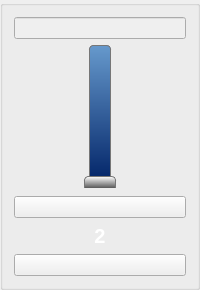
       <widget class="QGroupBox" name="groupBox_channel2">
        <property name="sizePolicy">
         <sizepolicy hsizetype="Preferred" vsizetype="MinimumExpanding">
          <horstretch>0</horstretch>
          <verstretch>0</verstretch>
         </sizepolicy>
        </property>
        <property name="minimumSize">
         <size>
          <width>80</width>
          <height>290</height>
         </size>
        </property>
        <property name="autoFillBackground">
         <bool>true</bool>
        </property>
        <property name="title">
         <string/>
        </property>
        <layout class="QVBoxLayout" name="verticalLayout_4">
         <property name="spacing">
          <number>6</number>
         </property>
         <item>
          <layout class="QVBoxLayout" name="layout_probe2Temp">
           <property name="spacing">
            <number>6</number>
           </property>
           <property name="topMargin">
            <number>0</number>
           </property>
           <item>
            <widget class="QLineEdit" name="ctrl_probe2Temp">
             <property name="enabled">
              <bool>false</bool>
             </property>
             <property name="toolTip">
              <string>Temperature</string>
             </property>
             <property name="alignment">
              <set>Qt::AlignCenter</set>
             </property>
             <property name="readOnly">
              <bool>true</bool>
             </property>
            </widget>
           </item>
          </layout>
         </item>
         <item>
          <layout class="QHBoxLayout" name="horizontalLayout_11">
           <item>
            <widget class="QSlider" name="ctrl_channel2speedSlider">
             <property name="enabled">
              <bool>false</bool>
             </property>
             <property name="sizePolicy">
              <sizepolicy hsizetype="Expanding" vsizetype="Expanding">
               <horstretch>0</horstretch>
               <verstretch>0</verstretch>
              </sizepolicy>
             </property>
             <property name="minimumSize">
              <size>
               <width>0</width>
               <height>80</height>
              </size>
             </property>
             <property name="styleSheet">
              <string notr="true">	QSlider::groove:vertical {
     	border: 1px solid #bbb;
     	background: darkBlue;
     	width: 20px;
     	border-radius: 4px;
 	}

 	QSlider::handle:vertical {
		background-color: qlineargradient(spread:pad, x1:1, y1:1.1, x2:1, y2:0, stop:0 #000, stop:1 #FFF);
 		height:15px;
 		margin:-6px;
 		border:1px solid #777;
		border-radius:4px;
 	}

 	QSlider::add-page:vertical {
	 	background: qlineargradient(x0: 1, y0: 1, x2: 0, y2: 1, stop: 0 #69c, stop: 1 #026);
	 	background: qlineargradient(x0: 1, y0: 1, x2: 0, y2: 1, stop: 0 #026, stop: 1 #69c);
	 	border: 1px solid #777;
	 	border-radius: 4px;
 	}

 	QSlider::sub-page:vertical {
	 	background: qlineargradient(x0: 1, y0: 1, x2: 0, y2: 1, stop: 0 #026, stop: 1 #69c);
	 	background: qlineargradient(x0: 1, y0: 1, x2: 0, y2: 1, stop: 0 #69c, stop: 1 #026);
     	border: 1px solid #777;
	 	border-radius: 4px;
 	}</string>
             </property>
             <property name="maximum">
              <number>100</number>
             </property>
             <property name="orientation">
              <enum>Qt::Vertical</enum>
             </property>
             <property name="invertedAppearance">
              <bool>false</bool>
             </property>
             <property name="invertedControls">
              <bool>false</bool>
             </property>
             <property name="tickPosition">
              <enum>QSlider::TicksAbove</enum>
             </property>
            </widget>
           </item>
          </layout>
         </item>
         <item>
          <spacer name="verticalSpacer_6">
           <property name="orientation">
            <enum>Qt::Vertical</enum>
           </property>
           <property name="sizeType">
            <enum>QSizePolicy::Fixed</enum>
           </property>
           <property name="sizeHint" stdset="0">
            <size>
             <width>20</width>
             <height>2</height>
            </size>
           </property>
          </spacer>
         </item>
         <item>
          <widget class="QPushButton" name="ctrl_channel2speed">
           <property name="text">
            <string/>
           </property>
          </widget>
         </item>
         <item>
          <layout class="QVBoxLayout" name="layout_channel2Select">
           <property name="spacing">
            <number>6</number>
           </property>
           <property name="topMargin">
            <number>0</number>
           </property>
           <item>
            <widget class="QPushButton" name="ctrl_channel2Select">
             <property name="minimumSize">
              <size>
               <width>0</width>
               <height>0</height>
              </size>
             </property>
             <property name="maximumSize">
              <size>
               <width>16777215</width>
               <height>16777215</height>
              </size>
             </property>
             <property name="styleSheet">
              <string notr="true">QPushButton {
	background-color: rgba(230, 230, 230, 0%);
	border: none;
	margin: 0px;
    padding: 0px;
	font-size: 20px;
	font-weight: bold;
	color: white;
	image: url(:/Images/icon_channels_lite_blue.png)
}

QPushButton:hover {
	background-color: rgba(230, 230, 230, 0%);
	border: none;
	margin: 0px;
    padding: 0px;
	font-size: 20px;
	font-weight: bold;
	color: grey;
	image: url(:/Images/icon_channels_lite_blue.png)
}</string>
             </property>
             <property name="text">
              <string>2</string>
             </property>
             <property name="iconSize">
              <size>
               <width>50</width>
               <height>30</height>
              </size>
             </property>
             <property name="flat">
              <bool>false</bool>
             </property>
            </widget>
           </item>
          </layout>
         </item>
         <item>
          <widget class="QPushButton" name="ctrl_channel2AlarmTemp">
           <property name="sizePolicy">
            <sizepolicy hsizetype="Minimum" vsizetype="Fixed">
             <horstretch>51</horstretch>
             <verstretch>0</verstretch>
            </sizepolicy>
           </property>
           <property name="minimumSize">
            <size>
             <width>51</width>
             <height>0</height>
            </size>
           </property>
           <property name="toolTip">
            <string>Alarm Temperature</string>
           </property>
           <property name="text">
            <string/>
           </property>
          </widget>
         </item>
        </layout>
       </widget>
